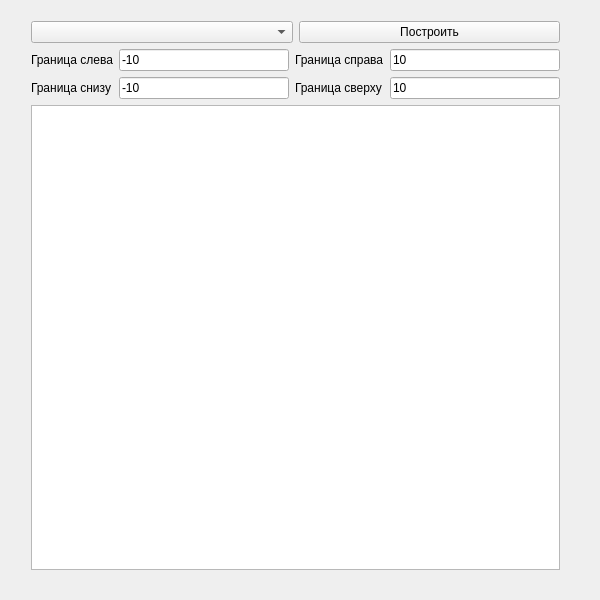
<?xml version="1.0" encoding="UTF-8"?>
<ui version="4.0">
 <class>GraphicGUIClass</class>
 <widget class="QMainWindow" name="GraphicGUIClass">
  <property name="geometry">
   <rect>
    <x>0</x>
    <y>0</y>
    <width>600</width>
    <height>600</height>
   </rect>
  </property>
  <property name="windowTitle">
   <string>GraphicGUI</string>
  </property>
  <widget class="QWidget" name="centralWidget">
   <widget class="QWidget" name="layoutWidget">
    <property name="geometry">
     <rect>
      <x>20</x>
      <y>10</y>
      <width>551</width>
      <height>571</height>
     </rect>
    </property>
    <layout class="QVBoxLayout" name="verticalLayout_6">
     <item>
      <layout class="QVBoxLayout" name="verticalLayout_5">
       <item>
        <layout class="QHBoxLayout" name="horizontalLayout">
         <item>
          <widget class="QComboBox" name="comboBox"/>
         </item>
         <item>
          <widget class="QPushButton" name="pushButton">
           <property name="text">
            <string>Построить</string>
           </property>
          </widget>
         </item>
        </layout>
       </item>
       <item>
        <layout class="QHBoxLayout" name="horizontalLayout_2">
         <item>
          <layout class="QVBoxLayout" name="verticalLayout">
           <item>
            <widget class="QLabel" name="label_2">
             <property name="text">
              <string>Граница слева</string>
             </property>
            </widget>
           </item>
           <item>
            <widget class="QLabel" name="label_5">
             <property name="text">
              <string>Граница снизу</string>
             </property>
            </widget>
           </item>
          </layout>
         </item>
         <item>
          <layout class="QVBoxLayout" name="verticalLayout_2">
           <item>
            <widget class="QLineEdit" name="limitLeft">
             <property name="text">
              <string>-10</string>
             </property>
            </widget>
           </item>
           <item>
            <widget class="QLineEdit" name="limitDown">
             <property name="text">
              <string>-10</string>
             </property>
            </widget>
           </item>
          </layout>
         </item>
         <item>
          <layout class="QVBoxLayout" name="verticalLayout_3">
           <item>
            <widget class="QLabel" name="label_3">
             <property name="text">
              <string>Граница справа</string>
             </property>
            </widget>
           </item>
           <item>
            <widget class="QLabel" name="label_4">
             <property name="text">
              <string>Граница сверху</string>
             </property>
            </widget>
           </item>
          </layout>
         </item>
         <item>
          <layout class="QVBoxLayout" name="verticalLayout_4">
           <item>
            <widget class="QLineEdit" name="limitRight">
             <property name="text">
              <string>10</string>
             </property>
            </widget>
           </item>
           <item>
            <widget class="QLineEdit" name="limitUp">
             <property name="text">
              <string>10</string>
             </property>
            </widget>
           </item>
          </layout>
         </item>
        </layout>
       </item>
      </layout>
     </item>
     <item>
      <widget class="QGraphicsView" name="graphicsView"/>
     </item>
    </layout>
   </widget>
  </widget>
 </widget>
 <layoutdefault spacing="6" margin="11"/>
 <resources>
  <include location="GraphicGUI.qrc"/>
 </resources>
 <connections/>
</ui>
